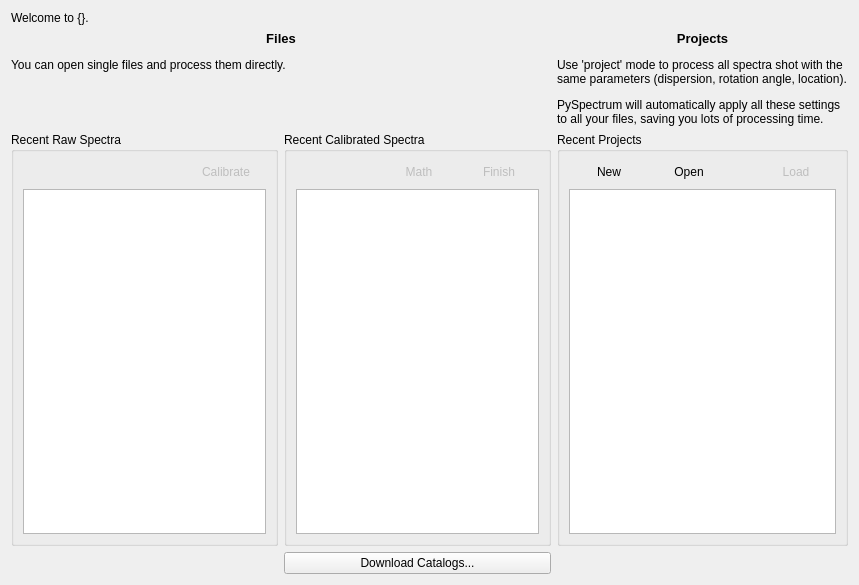
<?xml version="1.0" encoding="UTF-8"?>
<ui version="4.0">
 <class>HomePage</class>
 <widget class="QWidget" name="HomePage">
  <property name="geometry">
   <rect>
    <x>0</x>
    <y>0</y>
    <width>859</width>
    <height>585</height>
   </rect>
  </property>
  <property name="windowTitle">
   <string>Homepage</string>
  </property>
  <layout class="QGridLayout" name="gridLayout">
   <item row="0" column="0">
    <widget class="QLabel" name="welcome_label">
     <property name="text">
      <string>Welcome to {}.</string>
     </property>
    </widget>
   </item>
   <item row="1" column="0" colspan="2">
    <widget class="QLabel" name="label_4">
     <property name="sizePolicy">
      <sizepolicy hsizetype="Expanding" vsizetype="Preferred">
       <horstretch>0</horstretch>
       <verstretch>0</verstretch>
      </sizepolicy>
     </property>
     <property name="text">
      <string>&lt;html&gt;&lt;head/&gt;&lt;body&gt;&lt;p align=&quot;center&quot;&gt;&lt;span style=&quot; font-size:10pt; font-weight:600;&quot;&gt;Files&lt;/span&gt;&lt;/p&gt;&lt;p&gt;You can open single files and process them directly.&lt;/p&gt;&lt;/body&gt;&lt;/html&gt;</string>
     </property>
     <property name="alignment">
      <set>Qt::AlignLeading|Qt::AlignLeft|Qt::AlignTop</set>
     </property>
     <property name="wordWrap">
      <bool>true</bool>
     </property>
    </widget>
   </item>
   <item row="1" column="2">
    <widget class="QLabel" name="label_5">
     <property name="sizePolicy">
      <sizepolicy hsizetype="Preferred" vsizetype="Preferred">
       <horstretch>0</horstretch>
       <verstretch>0</verstretch>
      </sizepolicy>
     </property>
     <property name="text">
      <string>&lt;html&gt;&lt;head/&gt;&lt;body&gt;&lt;p align=&quot;center&quot;&gt;&lt;span style=&quot; font-size:10pt; font-weight:600;&quot;&gt;Projects&lt;/span&gt;&lt;/p&gt;&lt;p&gt;Use 'project' mode to process all spectra shot with the same parameters (dispersion, rotation angle, location).&lt;/p&gt;&lt;p&gt;PySpectrum will automatically apply all these settings to all your files, saving you lots of processing time.&lt;/p&gt;&lt;/body&gt;&lt;/html&gt;</string>
     </property>
     <property name="alignment">
      <set>Qt::AlignLeading|Qt::AlignLeft|Qt::AlignTop</set>
     </property>
     <property name="wordWrap">
      <bool>true</bool>
     </property>
    </widget>
   </item>
   <item row="2" column="0">
    <widget class="QGroupBox" name="groupBox_3">
     <property name="title">
      <string>Recent Raw Spectra</string>
     </property>
     <layout class="QVBoxLayout" name="verticalLayout_2">
      <item>
       <layout class="QHBoxLayout" name="horizontalLayout">
        <property name="spacing">
         <number>0</number>
        </property>
        <item>
         <spacer name="horizontalSpacer">
          <property name="orientation">
           <enum>Qt::Horizontal</enum>
          </property>
          <property name="sizeHint" stdset="0">
           <size>
            <width>40</width>
            <height>20</height>
           </size>
          </property>
         </spacer>
        </item>
        <item>
         <widget class="QPushButton" name="calibrate">
          <property name="enabled">
           <bool>false</bool>
          </property>
          <property name="text">
           <string>Calibrate</string>
          </property>
          <property name="icon">
           <iconset resource="../resources/resources.qrc">
            <normaloff>:/plot_20.png</normaloff>:/plot_20.png</iconset>
          </property>
          <property name="flat">
           <bool>true</bool>
          </property>
         </widget>
        </item>
       </layout>
      </item>
      <item>
       <widget class="QTableView" name="recent_raw_list">
        <property name="editTriggers">
         <set>QAbstractItemView::NoEditTriggers</set>
        </property>
        <property name="selectionMode">
         <enum>QAbstractItemView::SingleSelection</enum>
        </property>
        <property name="selectionBehavior">
         <enum>QAbstractItemView::SelectRows</enum>
        </property>
        <attribute name="horizontalHeaderStretchLastSection">
         <bool>true</bool>
        </attribute>
       </widget>
      </item>
     </layout>
    </widget>
   </item>
   <item row="2" column="1">
    <widget class="QGroupBox" name="groupBox_2">
     <property name="title">
      <string>Recent Calibrated Spectra</string>
     </property>
     <layout class="QVBoxLayout" name="verticalLayout_3">
      <item>
       <layout class="QHBoxLayout" name="horizontalLayout_2">
        <property name="spacing">
         <number>0</number>
        </property>
        <item>
         <spacer name="horizontalSpacer_2">
          <property name="orientation">
           <enum>Qt::Horizontal</enum>
          </property>
          <property name="sizeHint" stdset="0">
           <size>
            <width>40</width>
            <height>20</height>
           </size>
          </property>
         </spacer>
        </item>
        <item>
         <widget class="QPushButton" name="math">
          <property name="enabled">
           <bool>false</bool>
          </property>
          <property name="text">
           <string>Math</string>
          </property>
          <property name="icon">
           <iconset resource="../resources/resources.qrc">
            <normaloff>:/math_20.png</normaloff>:/math_20.png</iconset>
          </property>
          <property name="flat">
           <bool>true</bool>
          </property>
         </widget>
        </item>
        <item>
         <widget class="QPushButton" name="finish">
          <property name="enabled">
           <bool>false</bool>
          </property>
          <property name="text">
           <string>Finish</string>
          </property>
          <property name="icon">
           <iconset resource="../resources/resources.qrc">
            <normaloff>:/done_20.png</normaloff>:/done_20.png</iconset>
          </property>
          <property name="flat">
           <bool>true</bool>
          </property>
         </widget>
        </item>
       </layout>
      </item>
      <item>
       <widget class="QTableView" name="recent_calibrated_list">
        <property name="editTriggers">
         <set>QAbstractItemView::NoEditTriggers</set>
        </property>
        <property name="selectionMode">
         <enum>QAbstractItemView::SingleSelection</enum>
        </property>
        <property name="selectionBehavior">
         <enum>QAbstractItemView::SelectRows</enum>
        </property>
        <attribute name="horizontalHeaderStretchLastSection">
         <bool>true</bool>
        </attribute>
       </widget>
      </item>
     </layout>
    </widget>
   </item>
   <item row="2" column="2">
    <widget class="QGroupBox" name="groupBox">
     <property name="title">
      <string>Recent Projects</string>
     </property>
     <layout class="QVBoxLayout" name="verticalLayout">
      <item>
       <layout class="QHBoxLayout" name="horizontalLayout_3">
        <property name="spacing">
         <number>0</number>
        </property>
        <item>
         <widget class="QPushButton" name="new_project">
          <property name="text">
           <string>New</string>
          </property>
          <property name="icon">
           <iconset resource="../resources/resources.qrc">
            <normaloff>:/project_new_20.png</normaloff>:/project_new_20.png</iconset>
          </property>
          <property name="flat">
           <bool>true</bool>
          </property>
         </widget>
        </item>
        <item>
         <widget class="QPushButton" name="pick_project">
          <property name="text">
           <string>Open</string>
          </property>
          <property name="icon">
           <iconset resource="../resources/resources.qrc">
            <normaloff>:/folder_open_20.png</normaloff>:/folder_open_20.png</iconset>
          </property>
          <property name="flat">
           <bool>true</bool>
          </property>
         </widget>
        </item>
        <item>
         <spacer name="horizontalSpacer_3">
          <property name="orientation">
           <enum>Qt::Horizontal</enum>
          </property>
          <property name="sizeHint" stdset="0">
           <size>
            <width>40</width>
            <height>20</height>
           </size>
          </property>
         </spacer>
        </item>
        <item>
         <widget class="QPushButton" name="open_recent_project">
          <property name="enabled">
           <bool>false</bool>
          </property>
          <property name="text">
           <string>Load</string>
          </property>
          <property name="icon">
           <iconset resource="../resources/resources.qrc">
            <normaloff>:/new_open_20.png</normaloff>:/new_open_20.png</iconset>
          </property>
          <property name="flat">
           <bool>true</bool>
          </property>
         </widget>
        </item>
       </layout>
      </item>
      <item>
       <widget class="QTableView" name="recent_projects">
        <property name="enabled">
         <bool>true</bool>
        </property>
        <property name="editTriggers">
         <set>QAbstractItemView::NoEditTriggers</set>
        </property>
        <property name="selectionMode">
         <enum>QAbstractItemView::SingleSelection</enum>
        </property>
        <property name="selectionBehavior">
         <enum>QAbstractItemView::SelectRows</enum>
        </property>
        <attribute name="horizontalHeaderStretchLastSection">
         <bool>true</bool>
        </attribute>
       </widget>
      </item>
     </layout>
    </widget>
   </item>
   <item row="3" column="1">
    <widget class="QPushButton" name="download_catalogs">
     <property name="text">
      <string>Download Catalogs...</string>
     </property>
    </widget>
   </item>
  </layout>
 </widget>
 <resources>
  <include location="../resources/resources.qrc"/>
 </resources>
 <connections/>
</ui>
